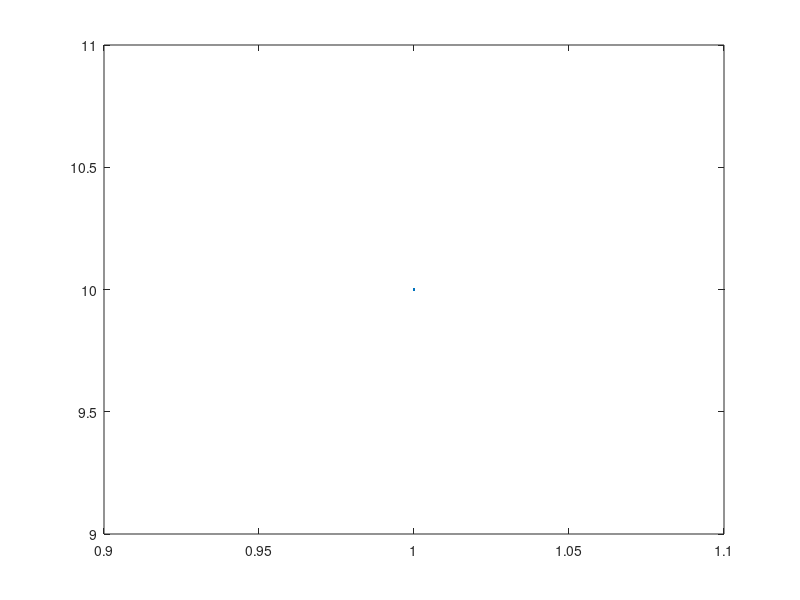

Reproduce this figure in MATLAB. (Note: this script raises an error after producing the figure.)
% -*- matlab-ts -*-

% Case1: (t-utils-xr "C-n" "C-a" "C-f" (matlab-ts-mode-beginning-of-command) (matlab-ts-mode-end-of-command))
s = 'my string';

% Case2: (t-utils-xr "C-n" "C-a" "C-f" (matlab-ts-mode-beginning-of-command) (matlab-ts-mode-end-of-command))
m = [1, 2;
     3, 4];

% Case2: (t-utils-xr "C-n" "C-a" "C-f" (matlab-ts-mode-beginning-of-command) (matlab-ts-mode-end-of-command))
plot(1, 10)

% Case3: (t-utils-xr "C-n" "C-a" "C-f" (matlab-ts-mode-beginning-of-command) (matlab-ts-mode-end-of-command))
sprintf("%s", s)

% Case4: (t-utils-xr "C-n" "C-a" "C-f" (matlab-ts-mode-beginning-of-command) (matlab-ts-mode-end-of-command))
v=1:10;

% Case5: (t-utils-xr "C-n" "C-a" "C-f" (matlab-ts-mode-beginning-of-command) (matlab-ts-mode-end-of-command))
v(2:3)

% Case6: (t-utils-xr "C-n" "C-a" "C-f" (matlab-ts-mode-beginning-of-command) (matlab-ts-mode-end-of-command))
dependencies.internal.widget.foobar( ...
    this.UniqueName);

% Case7: (t-utils-xr "C-n" "C-a" "C-f" (matlab-ts-mode-beginning-of-command) (matlab-ts-mode-end-of-command))
this.foo3 = 1 + dependencies.internal.widget.someFunction( ...
    this.UniqueName2);

% Case8: (t-utils-xr "C-n" "C-a" "C-f" (matlab-ts-mode-beginning-of-command) (matlab-ts-mode-end-of-command))
this.foo3 = 1 + dependencies.internal.widget.someFunction2( ...
    a + foo(1 + 2 + ...
            3) + ...
    this.UniqueName3);

